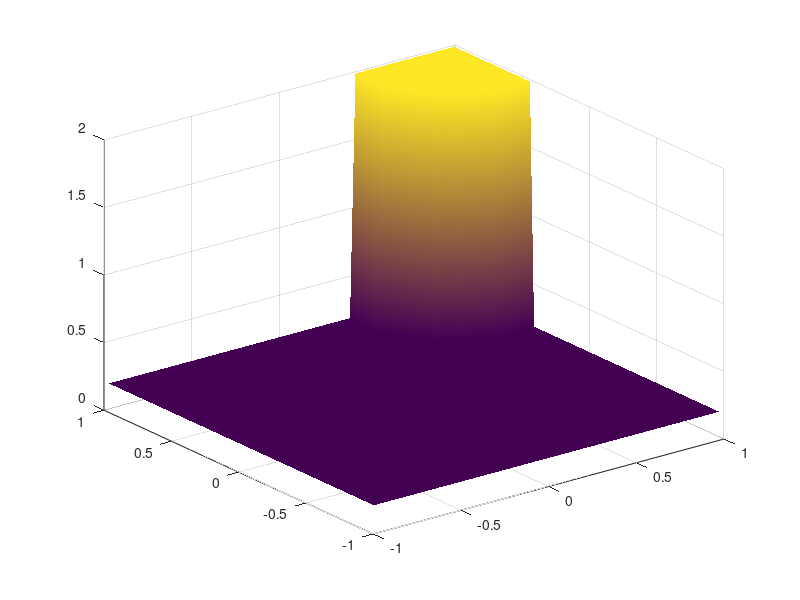

Here is the MATLAB script that generated this plot: (Note: this script raises an error after producing the figure.)
% MUSCL scheme for the 2D SWE 
clear;
clc;

global g Nx Ny dx dy;

% physical parameters
g  = 9.81;       % acceleration due to gravity
xL =-1; xR = 1;
yL =-1; yR = 1;
t  = 0;
tend = 1;

% numerical parameters
Nx = 64;
Ny = Nx;
dx = (xR - xL)/Nx;
dy = (yR - yL)/Ny;
x  = linspace(xL+dx/2,xR-dx/2,Nx);
y  = linspace(yL+dy/2,yR-dy/2,Ny);
CFL = 0.9;  % CFL number < 1

% Initial conditions
Q = zeros(3,Nx,Ny);
Qnew = Q;
for i=1:Nx
    for j=1:Ny
        r = sqrt( (x(i) - 0.9 )^2 + (y(j) - 0.9 )^2);
        if ( r < 0.5 )
            Q(1,i,j) = 2;
        else
            Q(1,i,j) = 0.2;
        end
    end
end

surf(x,y,squeeze(Q(1,:,:))','EdgeColor','none','FaceColor','interp');

% allocate auxiliary arrays for the MUSCL part
slopeX = zeros(3,Nx,Ny);
slopeY = zeros(3,Nx,Ny);
Qxm = zeros(3,Nx,Ny);
Qxp = zeros(3,Nx,Ny);
Qym = zeros(3,Nx,Ny);
Qyp = zeros(3,Nx,Ny);

% time loop
for n=1:100000
    sx = Lambdax(Q);    % compute characteristic velocities in the x-directio
    sy = Lambday(Q);    % compute characteristic velocities in the y-directio
    ax = max( max ( max( abs(sx) ) ) );
    ay = max( max ( max( abs(sy) ) ) );
    dt = CFL/(ax/dx + ay/dy);
    if (t + dt > tend)
        dt = tend - t;
    end
    if (t >= tend)
        break
    end

    % MUSCL part:
    % slope limiter
    slopeX(:,2:Nx-1,:) = minmodarray( Q(:,2:Nx-1,:) - Q(:,1:Nx-2,:) , Q(:,3:Nx,:) - Q(:,2:Nx-1,:) );
    slopeY(:,:,2:Ny-1) = minmodarray( Q(:,:,2:Ny-1) - Q(:,:,1:Ny-2) , Q(:,:,3:Ny) - Q(:,:,2:Ny-1) );
    % extrapolation of the data toward the left and right faces of the cell
    Qxm = Q - 0.5*slopeX;
    Qxp = Q + 0.5*slopeX;
    Qym = Q - 0.5*slopeY;
    Qyp = Q + 0.5*slopeY;
    % extrapolation in time
    Q_t = - ( FluxX(Qxp) - FluxX(Qxm) )/dx - ( FluxY(Qyp) - FluxY(Qym) )/dy;
    Qxm = Qxm + 0.5*dt*Q_t;
    Qxp = Qxp + 0.5*dt*Q_t;
    Qym = Qym + 0.5*dt*Q_t;
    Qyp = Qyp + 0.5*dt*Q_t;

    % recompute the physical fluxes and characteristic velocities (this we need for the Rusanov flux)
    fxm = FluxX(Qxm); fxp = FluxX(Qxp);
    gym = FluxY(Qym); gyp = FluxY(Qyp);
    
    sxm = Lambdax(Qxm); sxp = Lambdax(Qxp);
    sym = Lambday(Qym); syp = Lambday(Qyp);
    
    % space loop
    dtdx = dt/dx;
    dtdy = dt/dy;    
    for i = 1:Nx
        for j = 1:Ny
            % numerical fluxes in X
            if     ( i == 1)
                Qghost    = Q(:,i,j);   % create a ghost state 
                Qghost(2) =-Qghost(2);  % flip the sign of the x momentum
                Fm = Rusanov(Qghost      ,Qxm(:,i  ,j),FluxX(Qghost),fxm(:,i  ,j),Lambdax(Qghost),sxm(:,i  ,j));
                Fp = Rusanov(Qxp(:,i  ,j),Qxm(:,i+1,j),fxp(:,i  ,j) ,fxm(:,i+1,j),sxp(:,i  ,j)   ,sxm(:,i+1,j));
            elseif (i == Nx)
                Qghost    = Q(:,i,j);   % create a ghost state 
                Qghost(2) =-Qghost(2);  % flip the sign of the x momentum
                Fm = Rusanov(Qxp(:,i-1,j),Qxm(:,i  ,j),fxp(:,i-1,j),fxm(:,i  ,j) ,sxp(:,i-1,j),sxm(:,i ,j)    );
                Fp = Rusanov(Qxp(:,i  ,j),Qghost    ,fxp(:,i  ,j),FluxX(Qghost),sxp(:,i  ,j),Lambdax(Qghost));
            else
                Fm = Rusanov(Qxp(:,i-1,j),Qxm(:,i  ,j),fxp(:,i-1,j),fxm(:,i  ,j),sxp(:,i-1,j),sxm(:,i ,j));
                Fp = Rusanov(Qxp(:,i  ,j),Qxm(:,i+1,j),fxp(:,i  ,j),fxm(:,i+1,j),sxp(:,i  ,j),sxm(:,i+1,j));
            end
            % numerical fluxes in Y
            if     ( j == 1  )
                Qghost    = Q(:,i,j);   % create a ghost state 
                Qghost(3) =-Qghost(3);  % flip the sign of the x momentum
                Gm = Rusanov(Qghost      ,Qym(:,i,j  ),FluxY(Qghost),gym(:,i,j  ),Lambday(Qghost),sym(:,i,j  ));
                Gp = Rusanov(Qyp(:,i,j  ),Qym(:,i,j+1),gyp(:,i,j  ) ,gym(:,i,j+1),syp(:,i,j  )   ,sym(:,i,j+1));
            elseif ( j == Ny )
                Qghost    = Q(:,i,j);   % create a ghost state 
                Qghost(3) =-Qghost(3);  % flip the sign of the x momentum
                Gm = Rusanov(Qyp(:,i,j-1),Qym(:,i,j  ),gyp(:,i,j-1),gym(:,i,j  ) ,syp(:,i,j-1),sym(:,i,j  )   );
                Gp = Rusanov(Qyp(:,i,j  ),Qghost    ,gyp(:,i,j  ),FluxY(Qghost),syp(:,i,j  ),Lambday(Qghost));
            else
                Gm = Rusanov(Qyp(:,i,j-1),Qym(:,i,j  ),gyp(:,i,j-1),gym(:,i,j  ),syp(:,i,j-1),sym(:,i,j  ));
                Gp = Rusanov(Qyp(:,i,j  ),Qym(:,i,j+1),gyp(:,i,j  ),gym(:,i,j+1),syp(:,i,j  ),sym(:,i,j+1));
            end
            % stadard finite volume update
            Qnew(:,i,j) = Q(:,i,j) - dtdx*( Fp - Fm ) - dtdy*( Gp - Gm ) ;
        end
    end
    % update time
    t = t + dt;
    Q = Qnew;

    % plot the solution
    subplot(2,1,1)
    surf(x,y,squeeze(Q(1,:,:))','EdgeColor','none','FaceColor','interp');
    title(strcat('t = ',num2str(t)))
    xlabel('x')
    ylabel('y')
    zlabel('h')
    axis([xL xR yL yR 0 2])
    camlight;

    subplot(2,1,2)
    plot(x,Q(1,:,Ny/2))
    xlabel('x')
    ylabel('h(t,x,0)')

    pause(0.001)     
end







